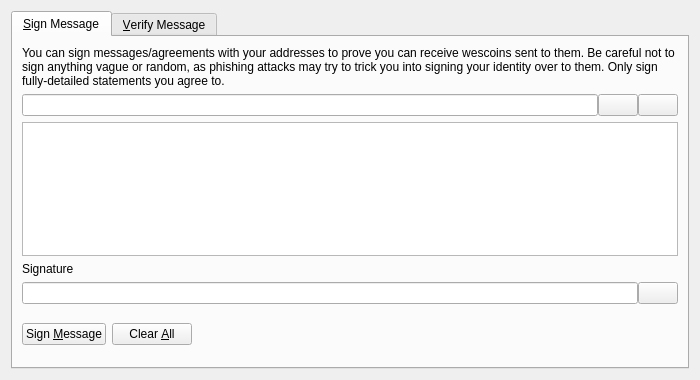
<?xml version="1.0" encoding="UTF-8"?>
<ui version="4.0">
 <class>SignVerifyMessageDialog</class>
 <widget class="QDialog" name="SignVerifyMessageDialog">
  <property name="geometry">
   <rect>
    <x>0</x>
    <y>0</y>
    <width>700</width>
    <height>380</height>
   </rect>
  </property>
  <property name="windowTitle">
   <string>Signatures - Sign / Verify a Message</string>
  </property>
  <property name="modal">
   <bool>true</bool>
  </property>
  <layout class="QVBoxLayout" name="verticalLayout">
   <item>
    <widget class="QTabWidget" name="tabWidget">
     <property name="currentIndex">
      <number>0</number>
     </property>
     <widget class="QWidget" name="tabSignMessage">
      <attribute name="title">
       <string>&amp;Sign Message</string>
      </attribute>
      <layout class="QVBoxLayout" name="verticalLayout_SM">
       <item>
        <widget class="QLabel" name="infoLabel_SM">
         <property name="text">
          <string>You can sign messages/agreements with your addresses to prove you can receive wescoins sent to them. Be careful not to sign anything vague or random, as phishing attacks may try to trick you into signing your identity over to them. Only sign fully-detailed statements you agree to.</string>
         </property>
         <property name="textFormat">
          <enum>Qt::PlainText</enum>
         </property>
         <property name="wordWrap">
          <bool>true</bool>
         </property>
        </widget>
       </item>
       <item>
        <layout class="QHBoxLayout" name="horizontalLayout_1_SM">
         <property name="spacing">
          <number>0</number>
         </property>
         <item>
          <widget class="QValidatedLineEdit" name="addressIn_SM">
           <property name="toolTip">
            <string>The Wescoin address to sign the message with</string>
           </property>
          </widget>
         </item>
         <item>
          <widget class="QPushButton" name="addressBookButton_SM">
           <property name="toolTip">
            <string>Choose previously used address</string>
           </property>
           <property name="text">
            <string/>
           </property>
           <property name="icon">
            <iconset resource="../wescoin.qrc">
             <normaloff>:/icons/address-book</normaloff>:/icons/address-book</iconset>
           </property>
           <property name="shortcut">
            <string>Alt+A</string>
           </property>
           <property name="autoDefault">
            <bool>false</bool>
           </property>
          </widget>
         </item>
         <item>
          <widget class="QPushButton" name="pasteButton_SM">
           <property name="toolTip">
            <string>Paste address from clipboard</string>
           </property>
           <property name="text">
            <string/>
           </property>
           <property name="icon">
            <iconset resource="../wescoin.qrc">
             <normaloff>:/icons/editpaste</normaloff>:/icons/editpaste</iconset>
           </property>
           <property name="shortcut">
            <string>Alt+P</string>
           </property>
           <property name="autoDefault">
            <bool>false</bool>
           </property>
          </widget>
         </item>
        </layout>
       </item>
       <item>
        <widget class="QPlainTextEdit" name="messageIn_SM">
         <property name="toolTip">
          <string>Enter the message you want to sign here</string>
         </property>
        </widget>
       </item>
       <item>
        <widget class="QLabel" name="signatureLabel_SM">
         <property name="text">
          <string>Signature</string>
         </property>
         <property name="textFormat">
          <enum>Qt::PlainText</enum>
         </property>
        </widget>
       </item>
       <item>
        <layout class="QHBoxLayout" name="horizontalLayout_2_SM">
         <property name="spacing">
          <number>0</number>
         </property>
         <item>
          <widget class="QLineEdit" name="signatureOut_SM">
           <property name="font">
            <font>
             <italic>true</italic>
            </font>
           </property>
           <property name="readOnly">
            <bool>true</bool>
           </property>
          </widget>
         </item>
         <item>
          <widget class="QPushButton" name="copySignatureButton_SM">
           <property name="toolTip">
            <string>Copy the current signature to the system clipboard</string>
           </property>
           <property name="text">
            <string/>
           </property>
           <property name="icon">
            <iconset resource="../wescoin.qrc">
             <normaloff>:/icons/editcopy</normaloff>:/icons/editcopy</iconset>
           </property>
           <property name="autoDefault">
            <bool>false</bool>
           </property>
          </widget>
         </item>
        </layout>
       </item>
       <item>
        <layout class="QHBoxLayout" name="horizontalLayout_3_SM">
         <item>
          <widget class="QPushButton" name="signMessageButton_SM">
           <property name="toolTip">
            <string>Sign the message to prove you own this Wescoin address</string>
           </property>
           <property name="text">
            <string>Sign &amp;Message</string>
           </property>
           <property name="icon">
            <iconset resource="../wescoin.qrc">
             <normaloff>:/icons/edit</normaloff>:/icons/edit</iconset>
           </property>
           <property name="autoDefault">
            <bool>false</bool>
           </property>
          </widget>
         </item>
         <item>
          <widget class="QPushButton" name="clearButton_SM">
           <property name="toolTip">
            <string>Reset all sign message fields</string>
           </property>
           <property name="text">
            <string>Clear &amp;All</string>
           </property>
           <property name="icon">
            <iconset resource="../wescoin.qrc">
             <normaloff>:/icons/remove</normaloff>:/icons/remove</iconset>
           </property>
           <property name="autoDefault">
            <bool>false</bool>
           </property>
          </widget>
         </item>
         <item>
          <spacer name="horizontalSpacer_1_SM">
           <property name="orientation">
            <enum>Qt::Horizontal</enum>
           </property>
           <property name="sizeHint" stdset="0">
            <size>
             <width>40</width>
             <height>48</height>
            </size>
           </property>
          </spacer>
         </item>
         <item>
          <widget class="QLabel" name="statusLabel_SM">
           <property name="font">
            <font>
             <weight>75</weight>
             <bold>true</bold>
            </font>
           </property>
           <property name="text">
            <string/>
           </property>
           <property name="wordWrap">
            <bool>true</bool>
           </property>
          </widget>
         </item>
         <item>
          <spacer name="horizontalSpacer_2_SM">
           <property name="orientation">
            <enum>Qt::Horizontal</enum>
           </property>
           <property name="sizeHint" stdset="0">
            <size>
             <width>40</width>
             <height>48</height>
            </size>
           </property>
          </spacer>
         </item>
        </layout>
       </item>
      </layout>
     </widget>
     <widget class="QWidget" name="tabVerifyMessage">
      <attribute name="title">
       <string>&amp;Verify Message</string>
      </attribute>
      <layout class="QVBoxLayout" name="verticalLayout_VM">
       <item>
        <widget class="QLabel" name="infoLabel_VM">
         <property name="text">
          <string>Enter the receiver's address, message (ensure you copy line breaks, spaces, tabs, etc. exactly) and signature below to verify the message. Be careful not to read more into the signature than what is in the signed message itself, to avoid being tricked by a man-in-the-middle attack. Note that this only proves the signing party receives with the address, it cannot prove sendership of any transaction!</string>
         </property>
         <property name="textFormat">
          <enum>Qt::PlainText</enum>
         </property>
         <property name="alignment">
          <set>Qt::AlignLeading|Qt::AlignLeft|Qt::AlignTop</set>
         </property>
         <property name="wordWrap">
          <bool>true</bool>
         </property>
        </widget>
       </item>
       <item>
        <layout class="QHBoxLayout" name="horizontalLayout_1_VM">
         <property name="spacing">
          <number>0</number>
         </property>
         <item>
          <widget class="QValidatedLineEdit" name="addressIn_VM">
           <property name="toolTip">
            <string>The Wescoin address the message was signed with</string>
           </property>
          </widget>
         </item>
         <item>
          <widget class="QPushButton" name="addressBookButton_VM">
           <property name="toolTip">
            <string>Choose previously used address</string>
           </property>
           <property name="text">
            <string/>
           </property>
           <property name="icon">
            <iconset resource="../wescoin.qrc">
             <normaloff>:/icons/address-book</normaloff>:/icons/address-book</iconset>
           </property>
           <property name="shortcut">
            <string>Alt+A</string>
           </property>
           <property name="autoDefault">
            <bool>false</bool>
           </property>
          </widget>
         </item>
        </layout>
       </item>
       <item>
        <widget class="QPlainTextEdit" name="messageIn_VM"/>
       </item>
       <item>
        <widget class="QValidatedLineEdit" name="signatureIn_VM"/>
       </item>
       <item>
        <layout class="QHBoxLayout" name="horizontalLayout_2_VM">
         <item>
          <widget class="QPushButton" name="verifyMessageButton_VM">
           <property name="toolTip">
            <string>Verify the message to ensure it was signed with the specified Wescoin address</string>
           </property>
           <property name="text">
            <string>Verify &amp;Message</string>
           </property>
           <property name="icon">
            <iconset resource="../wescoin.qrc">
             <normaloff>:/icons/transaction_0</normaloff>:/icons/transaction_0</iconset>
           </property>
           <property name="autoDefault">
            <bool>false</bool>
           </property>
          </widget>
         </item>
         <item>
          <widget class="QPushButton" name="clearButton_VM">
           <property name="toolTip">
            <string>Reset all verify message fields</string>
           </property>
           <property name="text">
            <string>Clear &amp;All</string>
           </property>
           <property name="icon">
            <iconset resource="../wescoin.qrc">
             <normaloff>:/icons/remove</normaloff>:/icons/remove</iconset>
           </property>
           <property name="autoDefault">
            <bool>false</bool>
           </property>
          </widget>
         </item>
         <item>
          <spacer name="horizontalSpacer_1_VM">
           <property name="orientation">
            <enum>Qt::Horizontal</enum>
           </property>
           <property name="sizeHint" stdset="0">
            <size>
             <width>40</width>
             <height>48</height>
            </size>
           </property>
          </spacer>
         </item>
         <item>
          <widget class="QLabel" name="statusLabel_VM">
           <property name="font">
            <font>
             <weight>75</weight>
             <bold>true</bold>
            </font>
           </property>
           <property name="text">
            <string/>
           </property>
           <property name="wordWrap">
            <bool>true</bool>
           </property>
          </widget>
         </item>
         <item>
          <spacer name="horizontalSpacer_2_VM">
           <property name="orientation">
            <enum>Qt::Horizontal</enum>
           </property>
           <property name="sizeHint" stdset="0">
            <size>
             <width>40</width>
             <height>48</height>
            </size>
           </property>
          </spacer>
         </item>
        </layout>
       </item>
      </layout>
     </widget>
    </widget>
   </item>
  </layout>
 </widget>
 <customwidgets>
  <customwidget>
   <class>QValidatedLineEdit</class>
   <extends>QLineEdit</extends>
   <header>qt/qvalidatedlineedit.h</header>
  </customwidget>
 </customwidgets>
 <resources>
  <include location="../wescoin.qrc"/>
 </resources>
 <connections/>
</ui>
